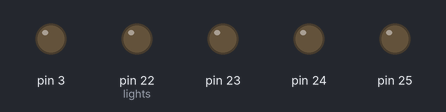
The sketch below on a simulated Arduino Mega 2560, built with avr-gcc and run on an emulated ATmega2560. Shown: output pins drawn as LEDs (lit = HIGH).

Above: at 0.1 s.
At 9.1 s:
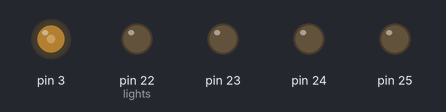
At 20.1 s:
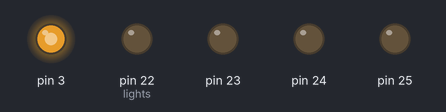
At 39.75 s:
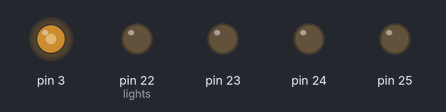
Timing chart, 0 to 40.0 s (numbered marks = the images above):
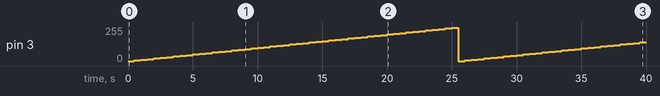

The sketch:

pMOS.ino
```cpp
// This is simple P-channel power mosfet test on test-led (12V)
int lights = 22;
int i = 0;
void setup() {
  pinMode(3,OUTPUT);
  for(int j = 0; j < 4; j++){
    pinMode(lights + j, OUTPUT);
    }

   for(int j = 0; j < 4; j++){
    digitalWrite(lights + j, LOW);
    }
}

void loop() {
  // put your main code here, to run repeatedly:
  analogWrite(3, i%255);
  delay(500);
  i = i + 5;


}
```

Measured:
- by itself, pin 3: 0/255 → 5/255 at 0.50 s, → 10/255 0.50 s later, → 15/255 0.50 s later, → 20/255 0.50 s later, … (79 changes in this stretch)
